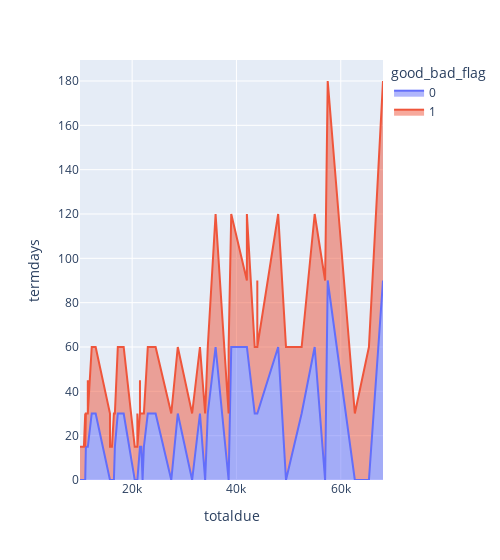

Notebook code cell kept with this figure:
### Markdown cell above
Now i'll be making visualisations with plotly.express

### Code cell
#group2= train.groupby(['good_bad_flag', 'loanamount'])
import plotly.express as px
figpx.area(train, x='totaldue', y='termdays',
      width=500,color='good_bad_flag',)

### Figure 1 — Plotly figure (JSON) as saved in the notebook; plotly's stock layout.template omitted (floating-point values rounded to 4 significant figures; data arrays with more than 128 entries replaced by an {"elided": "..."} marker saying what was removed)
{"data": [{"hovertemplate": "good_bad_flag=0<br>totaldue=%{x}<br>termdays=%{y}<extra></extra>", "legendgroup": "0", "line": {"color": "#636efa"}, "mode": "lines", "name": "0", "orientation": "v", "showlegend": true, "stackgroup": "1", "type": "scatter", "x": {"elided": "949 float values"}, "xaxis": "x", "y": {"elided": "949 int values"}, "yaxis": "y"}, {"hovertemplate": "good_bad_flag=1<br>totaldue=%{x}<br>termdays=%{y}<extra></extra>", "legendgroup": "1", "line": {"color": "#EF553B"}, "mode": "lines", "name": "1", "orientation": "v", "showlegend": true, "stackgroup": "1", "type": "scatter", "x": {"elided": "3410 float values"}, "xaxis": "x", "y": {"elided": "3410 int values"}, "yaxis": "y"}], "layout": {"legend": {"title": {"text": "good_bad_flag"}, "tracegroupgap": 0}, "margin": {"t": 60}, "width": 500, "xaxis": {"anchor": "y", "domain": [0, 1], "title": {"text": "totaldue"}}, "yaxis": {"anchor": "x", "domain": [0, 1], "title": {"text": "termdays"}}}}
